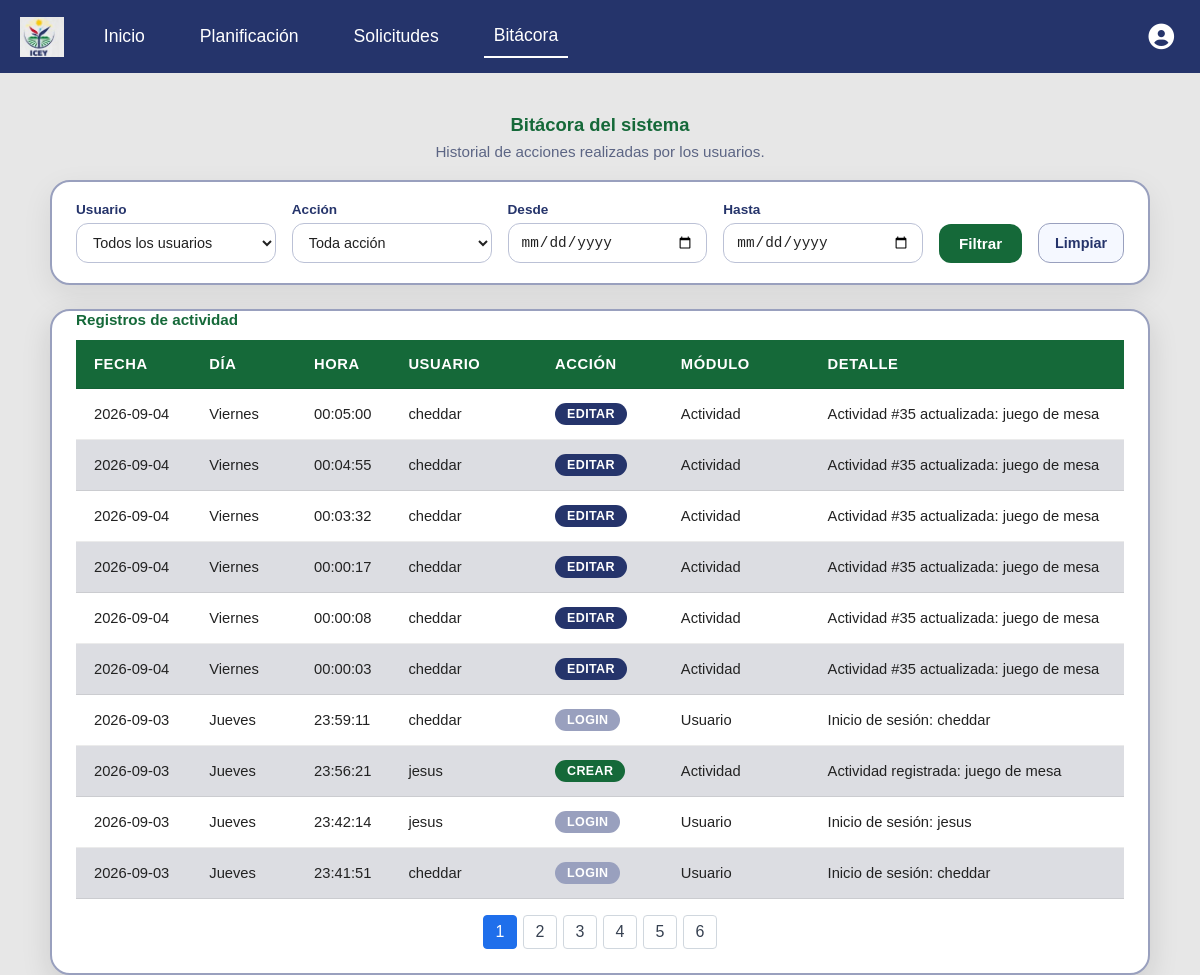
Before: /bitacora.php (signed in) with the older database file.
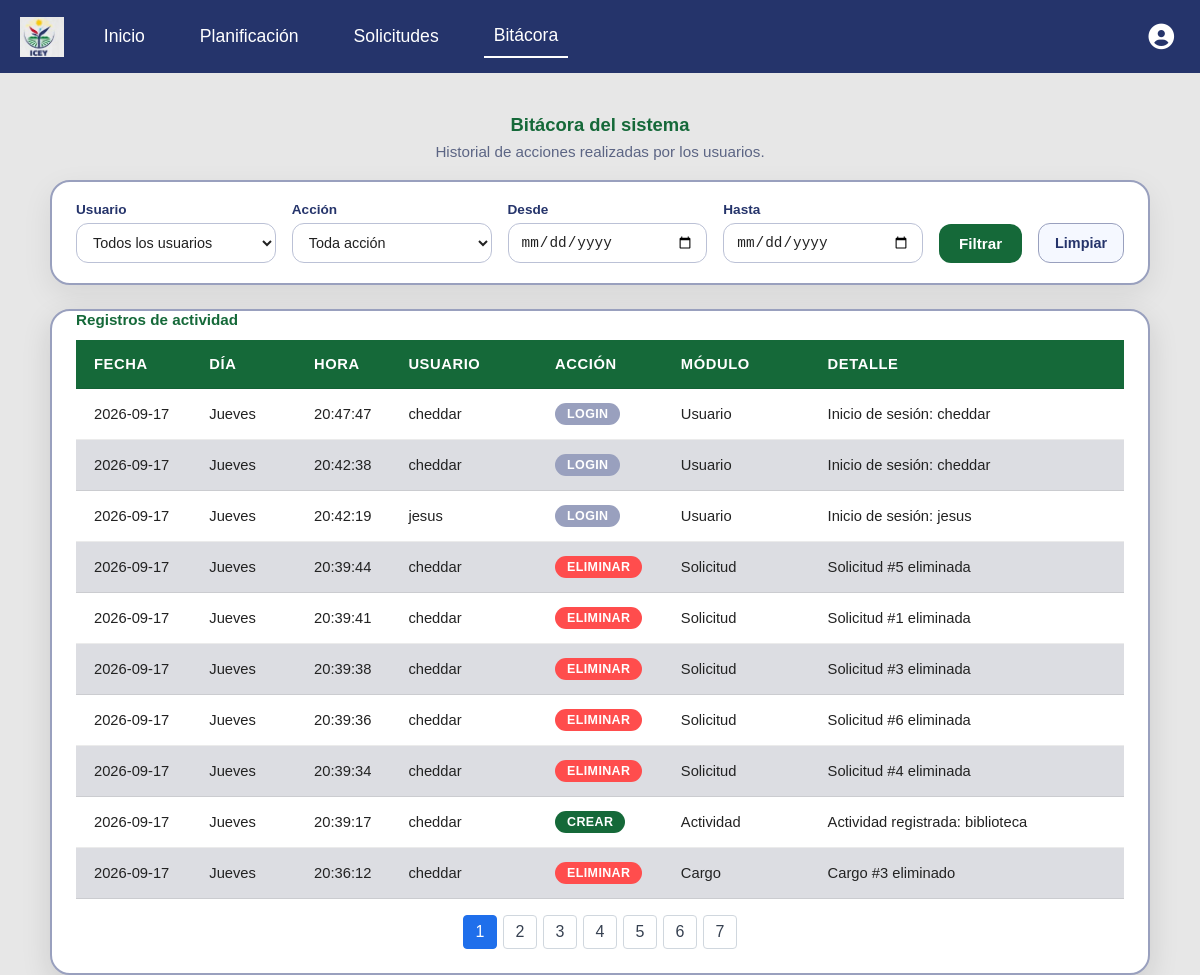
After: the same page with the newer database file.
### tables this page shows
CREATE TABLE `bitacora` (
  `id` int(10) NOT NULL,
  `nom_dia` varchar(15) NOT NULL,
  `fecha` date NOT NULL,
  `hora` time NOT NULL,
  `id_usu` int(10) NOT NULL,
  `accion` varchar(30) NOT NULL,
  `descripcion` varchar(50) NOT NULL,
  `detalle` text NOT NULL
);

CREATE TABLE `usuario` (
  `id` int(10) NOT NULL,
  `nombre` varchar(15) NOT NULL,
  `clave` varchar(255) NOT NULL,
  `telefono` varchar(15) DEFAULT NULL,
  `id_empleado` int(11) DEFAULT NULL,
  `rol` enum('administrador','usuario') NOT NULL DEFAULT 'usuario'
);

### modelos/modelo_bitacora.php (called while the page is built, shortened)
<?php
function obtener_bitacora($conex, $filtros = []) {
    $params = [];
    $sql = "SELECT b.id, b.nom_dia, b.fecha, b.hora, b.id_usu, b.accion, b.descripcion, b.detalle,
                   u.nombre AS nombre_usuario
            FROM bitacora b
            INNER JOIN usuario u ON u.id = b.id_usu";
    $sql .= " ORDER BY b.fecha DESC, b.hora DESC, b.id DESC";
    try {
        $stmt = $conex->prepare($sql);
        $stmt->execute($params);
        return $stmt->fetchAll(PDO::FETCH_ASSOC);
    } catch (PDOException $e) {
        error_log("Fallo al consultar bitácora: " . $e->getMessage());
        return [];
    }
}
?>

### src/bitacora.php (the view, shortened to what the changed rows need)
<?php
require_once __DIR__ . '/../modelos/modelo_bitacora.php';
$conex = Conexion::conectar();
$filtros = [
    'id_usu'      => $_GET['id_usu']      ?? '',
    'accion'      => $_GET['accion']      ?? '',
    'fecha_desde' => $_GET['fecha_desde'] ?? '',
    'fecha_hasta' => $_GET['fecha_hasta'] ?? '',
];
$registros = obtener_bitacora($conex, $filtros);
$registrosPorPagina = 10;
$paginaActual = max(1, intval($_GET['page'] ?? 1));
$totalPaginas = max(1, (int)ceil(count($registros) / $registrosPorPagina));
$paginaActual = min($paginaActual, $totalPaginas);
$registros = array_slice($registros, ($paginaActual - 1) * $registrosPorPagina, $registrosPorPagina);
?>
<!DOCTYPE html>
<html lang="es">
<head>
    <link rel="stylesheet" href="./css/main.css">
    <link rel="stylesheet" href="./css/bitacora.css">
    <link rel="stylesheet" href="https://cdnjs.cloudflare.com/ajax/libs/font-awesome/6.5.1/css/all.min.css">
</head>
<body>
<main class="container__bitacora">
    <h1 class="bitacora__title">Bitácora del sistema</h1>
    <div class="tabla__container bitacora__tabla-wrap">
        <table class="bitacora__tabla">
            <caption class="tabla-planificacion__caption">Registros de actividad</caption>
            <thead>
                <tr>
                    <th class="col-fecha">Fecha</th>
                    <th class="col-dia">Día</th>
                    <th class="col-hora">Hora</th>
                    <th class="col-usuario">Usuario</th>
                    <th class="col-accion">Acción</th>
                    <th class="col-modulo">Módulo</th>
                    <th class="col-detalle">Detalle</th>
                </tr>
            </thead>
            <tbody>
                <?php if (empty($registros)): ?>
                    <tr>
                        <td colspan="7" class="bitacora__vacio">No hay registros de bitácora para los filtros seleccionados.</td>
                    </tr>
                <?php else: ?>
                    <?php foreach ($registros as $r):
                        $accionClase = match (strtolower($r['accion'])) {
                            'crear'    => 'bitacora__badge--crear',
                            'editar'   => 'bitacora__badge--editar',
                            'eliminar' => 'bitacora__badge--eliminar',
                            'login'    => 'bitacora__badge--login',
                            default    => 'bitacora__badge--login',
                        };
                    ?>
                        <tr>
                            <td data-label="Fecha"><?= htmlspecialchars($r['fecha']) ?></td>
                            <td data-label="Día"><?= htmlspecialchars($r['nom_dia']) ?></td>
                            <td data-label="Hora"><?= htmlspecialchars($r['hora']) ?></td>
                            <td data-label="Usuario"><?= htmlspecialchars($r['nombre_usuario']) ?></td>
                            <td data-label="Acción">
                                <span class="bitacora__badge <?= $accionClase ?>"><?= htmlspecialchars($r['accion']) ?></span>
                            </td>
                            <td data-label="Módulo"><?= htmlspecialchars($r['descripcion']) ?></td>
                            <td data-label="Detalle"><?= htmlspecialchars($r['detalle']) ?></td>
                        </tr>
                    <?php endforeach; ?>
                <?php endif; ?>
            </tbody>
        </table>
        <?php if ($totalPaginas > 1): ?>
            <nav class="paginacion" aria-label="Páginas de bitácora">
                <?php for ($pagina = 1; $pagina <= $totalPaginas; $pagina++): ?>
                    <?php $parametrosPagina = array_merge($filtros, ['page' => $pagina]); ?>
                    <a href="?<?php echo htmlspecialchars(http_build_query($parametrosPagina), ENT_QUOTES, 'UTF-8'); ?>"
                       class="paginacion__pagina<?php echo $pagina === $paginaActual ? ' activa' : ''; ?>"
                       <?php echo $pagina === $paginaActual ? 'aria-current="page"' : ''; ?>>
                        <?php echo $pagina; ?>
                    </a>
                <?php endfor; ?>
            </nav>
        <?php endif; ?>
    </div>
</main>
</body>
</html>

Changed rows visible on the page:
no longer on this page (row unchanged): bitacora: fecha "2026-09-04", nom_dia "Viernes", hora "00:05:00", id_usu.nombre "cheddar", accion "EDITAR", descripcion "Actividad", detalle "Actividad #35 actualizada: juego de mesa"
no longer on this page (row unchanged): bitacora: fecha "2026-09-04", nom_dia "Viernes", hora "00:04:55", id_usu.nombre "cheddar", accion "EDITAR", descripcion "Actividad", detalle "Actividad #35 actualizada: juego de mesa"
no longer on this page (row unchanged): bitacora: fecha "2026-09-04", nom_dia "Viernes", hora "00:03:32", id_usu.nombre "cheddar", accion "EDITAR", descripcion "Actividad", detalle "Actividad #35 actualizada: juego de mesa"
no longer on this page (row unchanged): bitacora: fecha "2026-09-04", nom_dia "Viernes", hora "00:00:17", id_usu.nombre "cheddar", accion "EDITAR", descripcion "Actividad", detalle "Actividad #35 actualizada: juego de mesa"
no longer on this page (row unchanged): bitacora: fecha "2026-09-04", nom_dia "Viernes", hora "00:00:08", id_usu.nombre "cheddar", accion "EDITAR", descripcion "Actividad", detalle "Actividad #35 actualizada: juego de mesa"
no longer on this page (row unchanged): bitacora: fecha "2026-09-04", nom_dia "Viernes", hora "00:00:03", id_usu.nombre "cheddar", accion "EDITAR", descripcion "Actividad", detalle "Actividad #35 actualizada: juego de mesa"
no longer on this page (row unchanged): bitacora: fecha "2026-09-03", nom_dia "Jueves", hora "23:59:11", id_usu.nombre "cheddar", accion "LOGIN", descripcion "Usuario", detalle "Inicio de sesión: cheddar"
no longer on this page (row unchanged): bitacora: fecha "2026-09-03", nom_dia "Jueves", hora "23:56:21", id_usu.nombre "jesus", accion "CREAR", descripcion "Actividad", detalle "Actividad registrada: juego de mesa"
no longer on this page (row unchanged): bitacora: fecha "2026-09-03", nom_dia "Jueves", hora "23:42:14", id_usu.nombre "jesus", accion "LOGIN", descripcion "Usuario", detalle "Inicio de sesión: jesus"
no longer on this page (row unchanged): bitacora: fecha "2026-09-03", nom_dia "Jueves", hora "23:41:51", id_usu.nombre "cheddar", accion "LOGIN", descripcion "Usuario", detalle "Inicio de sesión: cheddar"
added bitacora: fecha "2026-09-17", nom_dia "Jueves", hora "20:47:47", id_usu.nombre "cheddar", accion "LOGIN", descripcion "Usuario", detalle "Inicio de sesión: cheddar"
added bitacora: fecha "2026-09-17", nom_dia "Jueves", hora "20:42:38", id_usu.nombre "cheddar", accion "LOGIN", descripcion "Usuario", detalle "Inicio de sesión: cheddar"
added bitacora: fecha "2026-09-17", nom_dia "Jueves", hora "20:42:19", id_usu.nombre "jesus", accion "LOGIN", descripcion "Usuario", detalle "Inicio de sesión: jesus"
added bitacora: fecha "2026-09-17", nom_dia "Jueves", hora "20:39:44", id_usu.nombre "cheddar", accion "ELIMINAR", descripcion "Solicitud", detalle "Solicitud #5 eliminada"
added bitacora: fecha "2026-09-17", nom_dia "Jueves", hora "20:39:41", id_usu.nombre "cheddar", accion "ELIMINAR", descripcion "Solicitud", detalle "Solicitud #1 eliminada"
added bitacora: fecha "2026-09-17", nom_dia "Jueves", hora "20:39:38", id_usu.nombre "cheddar", accion "ELIMINAR", descripcion "Solicitud", detalle "Solicitud #3 eliminada"
added bitacora: fecha "2026-09-17", nom_dia "Jueves", hora "20:39:36", id_usu.nombre "cheddar", accion "ELIMINAR", descripcion "Solicitud", detalle "Solicitud #6 eliminada"
added bitacora: fecha "2026-09-17", nom_dia "Jueves", hora "20:39:34", id_usu.nombre "cheddar", accion "ELIMINAR", descripcion "Solicitud", detalle "Solicitud #4 eliminada"
added bitacora: fecha "2026-09-17", nom_dia "Jueves", hora "20:39:17", id_usu.nombre "cheddar", accion "CREAR", descripcion "Actividad", detalle "Actividad registrada: biblioteca"
added bitacora: fecha "2026-09-17", nom_dia "Jueves", hora "20:36:12", id_usu.nombre "cheddar", accion "ELIMINAR", descripcion "Cargo", detalle "Cargo #3 eliminado"
Other visible differences:
new list line: "7"
